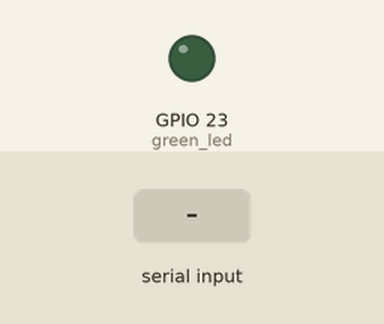
The sketch below on a simulated ESP32. On the bench: output pins drawn as LEDs (lit = HIGH). Inputs (shaded band) come from the test bench. Nothing arrives over Bluetooth unless stated.

Above: at 1.8 s.
1.9 s: "90,45\n" received over the second serial link
At 3.9 s:
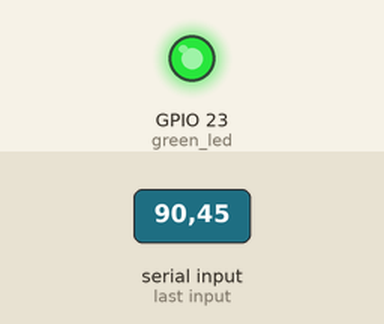
Timing chart, 0 to 10.9 s (numbered marks = the images above; inputs shaded):
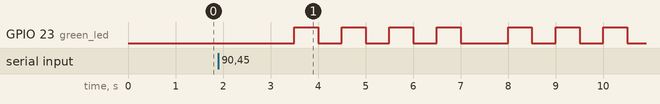

Measured:
- after the input at 1.9 s, GPIO 23 (green_led): LOW → HIGH after 1.6 s, → LOW 0.50 s later, → HIGH 0.50 s later, → LOW 0.50 s later, … (14 changes in this stretch)

The sketch:

22_Bluetooth_Classic_Blink_LED_N_times.ino
```cpp
/*
Prof. Nehmiya Shikur
EGR-226: Digital Sys and Computer ORG

Program: 22

Blink an led n times from another device connected via Bluetooth Classic

Task: Upload this sketch. Connect a green LED to pin 23.
  Then connect to the ESP32 over Bluetooth in one of these two ways to control the LED:

  Option 1, second laptop:
    On the second laptop, connect to the device named ESP32-Bluetooth in the
    Bluetooth settings. Then open the Arduino IDE on that laptop, pick the
    Bluetooth port (/dev/cu.ESP32-Bluetooth) and open the Serial Monitor.

  Option 2, same laptop (no second laptop needed):
    On your own laptop, connect to the device named ESP32-Bluetooth in the
    Bluetooth settings. Then open a second Arduino IDE window (File > New
    Sketch), pick the Bluetooth port (/dev/cu.ESP32-Bluetooth) and open the Serial Monitor in that window.

  Send a number from 1 to 9. The LED blinks that many times.
  */

#include <BluetoothSerial.h>

BluetoothSerial BT;
const char* Bluetooth_name = "ESP32-Bluetooth";
int green_led = 23;
char reading;

void setup() {
  Serial.begin(115200);
  pinMode(green_led, OUTPUT);

  BT.begin(Bluetooth_name);

}

void loop() {
  if(BT.available())
  {
    reading = BT.read();
  }
  if(reading > '1' && reading < '9')
  {
    int times = reading - '0';      // turns '5' to 5. '0' corresponds to 48 in ASCII format

    for(int i=0; i<times;i++)
    {
      digitalWrite(green_led, HIGH);
      delay(500);
      digitalWrite(green_led, LOW);
      delay(500);
    }
  }
  delay(500);

}
```
